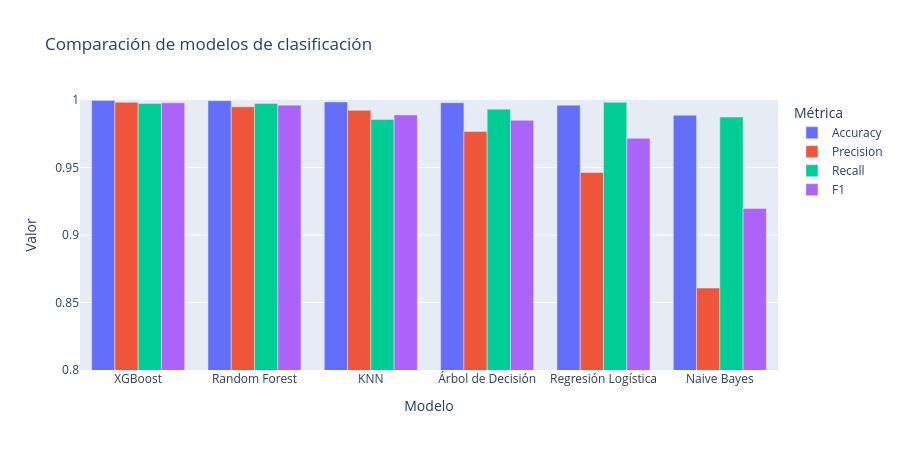

Write notebook code for a chart like this one.
### Markdown cell above
### 10.4 Visualización comparativa y selección del mejor modelo

### Code cell
fig = px.bar(tabla.melt(id_vars="Modelo",
                        value_vars=["Accuracy", "Precision", "Recall", "F1"],
                        var_name="Métrica", value_name="Valor"),
             x="Modelo", y="Valor", color="Métrica", barmode="group",
             title="Comparación de modelos de clasificación")
fig.update_layout(height=450, yaxis_range=[0.8, 1.0]); fig.show()

mejor = tabla.iloc[0]["Modelo"]
print(f"Mejor modelo por F1: {mejor}")

### Figure 1 — Plotly figure (JSON) as saved in the notebook; plotly's stock layout.template omitted (floating-point values rounded to 4 significant figures)
{"data": [{"alignmentgroup": "True", "hovertemplate": "Métrica=Accuracy<br>Modelo=%{x}<br>Valor=%{y}<extra></extra>", "legendgroup": "Accuracy", "marker": {"color": "#636efa", "pattern": {"shape": ""}}, "name": "Accuracy", "offsetgroup": "Accuracy", "orientation": "v", "showlegend": true, "textposition": "auto", "type": "bar", "x": ["XGBoost", "Random Forest", "KNN", "Árbol de Decisión", "Regresión Logística", "Naive Bayes"], "xaxis": "x", "y": [0.9997, 0.9995, 0.9986, 0.998, 0.9962, 0.9887], "yaxis": "y"}, {"alignmentgroup": "True", "hovertemplate": "Métrica=Precision<br>Modelo=%{x}<br>Valor=%{y}<extra></extra>", "legendgroup": "Precision", "marker": {"color": "#EF553B", "pattern": {"shape": ""}}, "name": "Precision", "offsetgroup": "Precision", "orientation": "v", "showlegend": true, "textposition": "auto", "type": "bar", "x": ["XGBoost", "Random Forest", "KNN", "Árbol de Decisión", "Regresión Logística", "Naive Bayes"], "xaxis": "x", "y": [0.9983, 0.9949, 0.9923, 0.9767, 0.9463, 0.8607], "yaxis": "y"}, {"alignmentgroup": "True", "hovertemplate": "Métrica=Recall<br>Modelo=%{x}<br>Valor=%{y}<extra></extra>", "legendgroup": "Recall", "marker": {"color": "#00cc96", "pattern": {"shape": ""}}, "name": "Recall", "offsetgroup": "Recall", "orientation": "v", "showlegend": true, "textposition": "auto", "type": "bar", "x": ["XGBoost", "Random Forest", "KNN", "Árbol de Decisión", "Regresión Logística", "Naive Bayes"], "xaxis": "x", "y": [0.9975, 0.9975, 0.9856, 0.9932, 0.9983, 0.9873], "yaxis": "y"}, {"alignmentgroup": "True", "hovertemplate": "Métrica=F1<br>Modelo=%{x}<br>Valor=%{y}<extra></extra>", "legendgroup": "F1", "marker": {"color": "#ab63fa", "pattern": {"shape": ""}}, "name": "F1", "offsetgroup": "F1", "orientation": "v", "showlegend": true, "textposition": "auto", "type": "bar", "x": ["XGBoost", "Random Forest", "KNN", "Árbol de Decisión", "Regresión Logística", "Naive Bayes"], "xaxis": "x", "y": [0.9979, 0.9962, 0.989, 0.9849, 0.9716, 0.9197], "yaxis": "y"}], "layout": {"barmode": "group", "height": 450, "legend": {"title": {"text": "Métrica"}, "tracegroupgap": 0}, "title": {"text": "Comparación de modelos de clasificación"}, "xaxis": {"anchor": "y", "domain": [0, 1], "title": {"text": "Modelo"}}, "yaxis": {"anchor": "x", "domain": [0, 1], "range": [0.8, 1], "title": {"text": "Valor"}}}}
